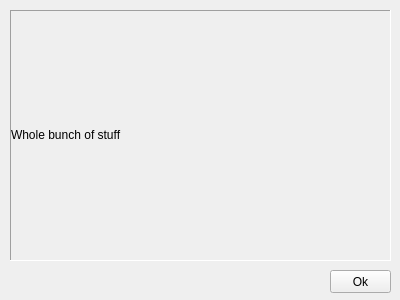
<ui version="4.0" >
 <author></author>
 <comment></comment>
 <exportmacro></exportmacro>
 <class>AAboutDialogClass</class>
 <widget class="QWidget" name="AAboutDialogClass" >
  <property name="geometry" >
   <rect>
    <x>0</x>
    <y>0</y>
    <width>400</width>
    <height>300</height>
   </rect>
  </property>
  <property name="sizePolicy" >
   <sizepolicy>
    <hsizetype>0</hsizetype>
    <vsizetype>0</vsizetype>
    <horstretch>0</horstretch>
    <verstretch>0</verstretch>
   </sizepolicy>
  </property>
  <property name="minimumSize" >
   <size>
    <width>400</width>
    <height>300</height>
   </size>
  </property>
  <property name="windowTitle" >
   <string>About Analytic Information Server</string>
  </property>
  <widget class="QPushButton" name="upOkButton" >
   <property name="geometry" >
    <rect>
     <x>330</x>
     <y>270</y>
     <width>61</width>
     <height>23</height>
    </rect>
   </property>
   <property name="minimumSize" >
    <size>
     <width>60</width>
     <height>23</height>
    </size>
   </property>
   <property name="text" >
    <string>Ok</string>
   </property>
  </widget>
  <widget class="QLabel" name="upAboutLabel" >
   <property name="geometry" >
    <rect>
     <x>10</x>
     <y>10</y>
     <width>381</width>
     <height>251</height>
    </rect>
   </property>
   <property name="sizePolicy" >
    <sizepolicy>
     <hsizetype>0</hsizetype>
     <vsizetype>0</vsizetype>
     <horstretch>0</horstretch>
     <verstretch>0</verstretch>
    </sizepolicy>
   </property>
   <property name="minimumSize" >
    <size>
     <width>380</width>
     <height>250</height>
    </size>
   </property>
   <property name="frameShape" >
    <enum>QFrame::Panel</enum>
   </property>
   <property name="frameShadow" >
    <enum>QFrame::Sunken</enum>
   </property>
   <property name="text" >
    <string>Whole bunch of stuff</string>
   </property>
   <property name="textFormat" >
    <enum>Qt::RichText</enum>
   </property>
   <property name="wordWrap" >
    <bool>true</bool>
   </property>
   <property name="indent" >
    <number>0</number>
   </property>
  </widget>
 </widget>
 <pixmapfunction></pixmapfunction>
 <resources/>
 <connections/>
</ui>
